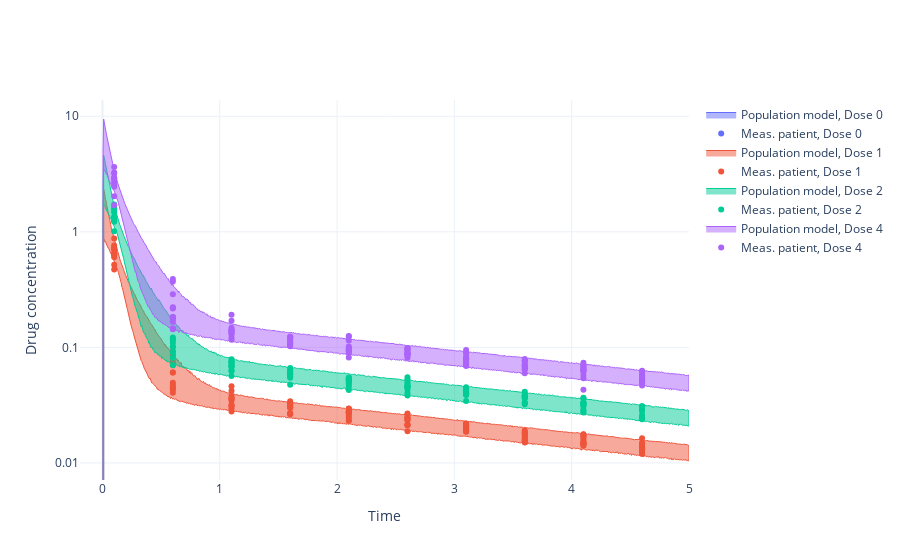

The notebook cell this image was saved under:
### Code cell
# Visualise population model (measurement space)
fig = go.Figure()

for i, dose in enumerate(dose_amts):
    # Set administration and dosing regimen
    mechanistic_model.set_dosing_regimen(dose=dose, period=0)
    measurements = data.loc[
        ((i)*12<data["ID"])&(data["ID"]<=(i+1)*12)&(data["Observable"]=="central.drug_concentration")
    ]
    
    # Simulate population distribution of measurements
    pop_measurements = np.empty(shape=(n_ids, n_times))
    for idd, patient_parameters in enumerate(individual_parameters):
        result = mechanistic_model.simulate(patient_parameters[:-1], more_times)[0]
        pop_measurements[idd] = error_model.sample(
            patient_parameters[-1:], result)[:, 0]

    # Plot 5th to 95th percentile of population distribution
    fifth = np.percentile(pop_measurements, q=5, axis=0)
    ninety_fifth = np.percentile(pop_measurements, q=95, axis=0)
    fig.add_trace(go.Scatter(
        x=np.hstack([more_times, more_times[::-1]]),
        y=np.hstack([fifth, ninety_fifth[::-1]]),
        line=dict(width=1, color=colors[i]),
        fill='toself',
        name='Population model, Dose '+str(dose),
        text=r"90% bulk probability",
        hoverinfo='text',
        showlegend=True
    ))

    fig.add_trace(go.Scatter(
        x=measurements["Time"],
        y=measurements["Value"],
        mode='markers',
        marker_color=colors[i],
        name='Meas. patient, Dose '+str(dose)
    ))


fig.update_layout(
    xaxis_title='Time',
    yaxis_title='Drug concentration',
    template='plotly_white'
)
fig.update_yaxes(type="log", dtick=1)
fig.show()
